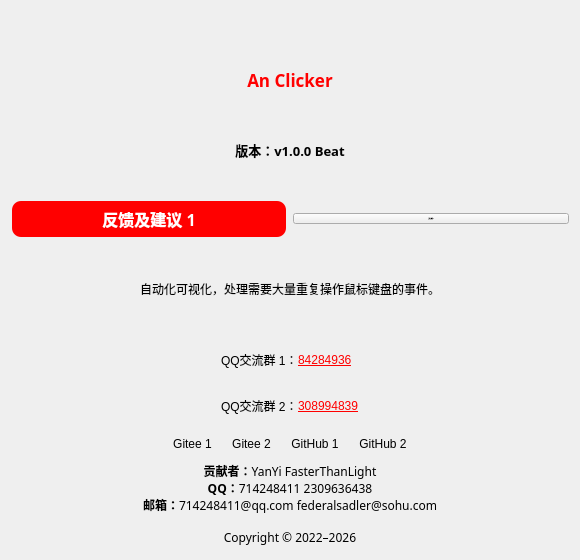
<?xml version="1.0" encoding="UTF-8"?>
<ui version="4.0">
 <class>About</class>
 <widget class="QDialog" name="About">
  <property name="geometry">
   <rect>
    <x>0</x>
    <y>0</y>
    <width>580</width>
    <height>560</height>
   </rect>
  </property>
  <property name="windowTitle">
   <string>关于</string>
  </property>
  <property name="windowIcon">
   <iconset resource="../../images.qrc">
    <normaloff>:/按钮图标/Window/res/图标.png</normaloff>:/按钮图标/Window/res/图标.png</iconset>
  </property>
  <layout class="QVBoxLayout" name="verticalLayout_2">
   <item>
    <layout class="QHBoxLayout" name="horizontalLayout_2">
     <item>
      <spacer name="horizontalSpacer">
       <property name="orientation">
        <enum>Qt::Orientation::Horizontal</enum>
       </property>
       <property name="sizeHint" stdset="0">
        <size>
         <width>40</width>
         <height>20</height>
        </size>
       </property>
      </spacer>
     </item>
     <item>
      <layout class="QVBoxLayout" name="verticalLayout">
       <item>
        <widget class="QLabel" name="label">
         <property name="maximumSize">
          <size>
           <width>90</width>
           <height>90</height>
          </size>
         </property>
         <property name="text">
          <string/>
         </property>
         <property name="pixmap">
          <pixmap resource="../../images.qrc">:/按钮图标/Window/res/图标.png</pixmap>
         </property>
         <property name="scaledContents">
          <bool>true</bool>
         </property>
         <property name="alignment">
          <set>Qt::AlignmentFlag::AlignCenter</set>
         </property>
        </widget>
       </item>
       <item>
        <widget class="QLabel" name="label_5">
         <property name="palette">
          <palette>
           <active>
            <colorrole role="WindowText">
             <brush brushstyle="SolidPattern">
              <color alpha="255">
               <red>255</red>
               <green>0</green>
               <blue>0</blue>
              </color>
             </brush>
            </colorrole>
            <colorrole role="Text">
             <brush brushstyle="SolidPattern">
              <color alpha="255">
               <red>255</red>
               <green>0</green>
               <blue>0</blue>
              </color>
             </brush>
            </colorrole>
            <colorrole role="PlaceholderText">
             <brush brushstyle="SolidPattern">
              <color alpha="128">
               <red>255</red>
               <green>0</green>
               <blue>0</blue>
              </color>
             </brush>
            </colorrole>
           </active>
           <inactive>
            <colorrole role="WindowText">
             <brush brushstyle="SolidPattern">
              <color alpha="255">
               <red>255</red>
               <green>0</green>
               <blue>0</blue>
              </color>
             </brush>
            </colorrole>
            <colorrole role="Text">
             <brush brushstyle="SolidPattern">
              <color alpha="255">
               <red>255</red>
               <green>0</green>
               <blue>0</blue>
              </color>
             </brush>
            </colorrole>
            <colorrole role="PlaceholderText">
             <brush brushstyle="SolidPattern">
              <color alpha="128">
               <red>255</red>
               <green>0</green>
               <blue>0</blue>
              </color>
             </brush>
            </colorrole>
           </inactive>
           <disabled>
            <colorrole role="WindowText">
             <brush brushstyle="SolidPattern">
              <color alpha="255">
               <red>120</red>
               <green>120</green>
               <blue>120</blue>
              </color>
             </brush>
            </colorrole>
            <colorrole role="Text">
             <brush brushstyle="SolidPattern">
              <color alpha="255">
               <red>120</red>
               <green>120</green>
               <blue>120</blue>
              </color>
             </brush>
            </colorrole>
            <colorrole role="PlaceholderText">
             <brush brushstyle="SolidPattern">
              <color alpha="128">
               <red>0</red>
               <green>0</green>
               <blue>0</blue>
              </color>
             </brush>
            </colorrole>
           </disabled>
          </palette>
         </property>
         <property name="font">
          <font>
           <family>微软雅黑</family>
           <pointsize>13</pointsize>
           <bold>true</bold>
          </font>
         </property>
         <property name="text">
          <string>An Clicker</string>
         </property>
         <property name="alignment">
          <set>Qt::AlignmentFlag::AlignCenter</set>
         </property>
        </widget>
       </item>
      </layout>
     </item>
     <item>
      <spacer name="horizontalSpacer_2">
       <property name="orientation">
        <enum>Qt::Orientation::Horizontal</enum>
       </property>
       <property name="sizeHint" stdset="0">
        <size>
         <width>40</width>
         <height>20</height>
        </size>
       </property>
      </spacer>
     </item>
    </layout>
   </item>
   <item>
    <layout class="QGridLayout" name="gridLayout">
     <item row="0" column="0">
      <spacer name="horizontalSpacer_7">
       <property name="orientation">
        <enum>Qt::Orientation::Horizontal</enum>
       </property>
       <property name="sizeHint" stdset="0">
        <size>
         <width>40</width>
         <height>20</height>
        </size>
       </property>
      </spacer>
     </item>
     <item row="0" column="2">
      <spacer name="horizontalSpacer_8">
       <property name="orientation">
        <enum>Qt::Orientation::Horizontal</enum>
       </property>
       <property name="sizeHint" stdset="0">
        <size>
         <width>40</width>
         <height>20</height>
        </size>
       </property>
      </spacer>
     </item>
     <item row="0" column="1">
      <widget class="QLabel" name="label_2">
       <property name="font">
        <font>
         <family>微软雅黑</family>
         <pointsize>10</pointsize>
         <bold>true</bold>
        </font>
       </property>
       <property name="text">
        <string>版本：v1.0.0 Beat</string>
       </property>
       <property name="alignment">
        <set>Qt::AlignmentFlag::AlignCenter</set>
       </property>
      </widget>
     </item>
    </layout>
   </item>
   <item>
     <layout class="QHBoxLayout" name="horizontalLayout_4" stretch="1,1">
     <item>
      <widget class="QPushButton" name="pushButton_2">
       <property name="font">
        <font>
         <family>Microsoft YaHei</family>
         <pointsize>-1</pointsize>
         <bold>true</bold>
        </font>
       </property>
       <property name="styleSheet">
        <string notr="true">QPushButton {
    background-color: red;
    color: white;
    border-radius: 10px; /* 设置圆角半径 */
    font-family: 'Microsoft YaHei'; /* 设置字体为微软雅黑 */
    font-size: 16px; /* 设置字体大小，可以根据需要调整 */
    padding: 5px 10px; /* 设置内边距，使按钮看起来更美观 */
border: 2px solid transparent; /* 设置边框为透明 */
}

QPushButton:hover {
    background-color: rgb(170, 0, 0); /* 设置鼠标悬停时的背景颜色 */
}

QPushButton:pressed {
    background-color: rgb(85, 85, 127); /* 设置按钮按下时的背景颜色 */
}
</string>
       </property>
       <property name="text">
        <string>反馈及建议 1</string>
       </property>
      </widget>
     </item>
     <item>
      <widget class="QPushButton" name="pushButton_feedback_2">
       <property name="font">
        <font>
         <family>Microsoft YaHei</family>
         <pointsize>-1</pointsize>
         <bold>true</bold>
        </font>
       </property>
       <property name="text">
        <string>反馈及建议 2</string>
       </property>
      </widget>
     </item>
    </layout>
   </item>
   <item>
    <widget class="QLabel" name="label_3">
     <property name="font">
      <font>
       <family>微软雅黑</family>
      </font>
     </property>
     <property name="text">
      <string>自动化可视化，处理需要大量重复操作鼠标键盘的事件。</string>
     </property>
     <property name="alignment">
      <set>Qt::AlignmentFlag::AlignCenter</set>
     </property>
     <property name="wordWrap">
      <bool>true</bool>
     </property>
    </widget>
   </item>
   <item>
    <layout class="QGridLayout" name="gridLayout_2">
     <property name="horizontalSpacing">
      <number>7</number>
     </property>
     <property name="verticalSpacing">
      <number>4</number>
     </property>
     <item row="1" column="0">
      <spacer name="horizontalSpacer_5">
       <property name="orientation">
        <enum>Qt::Orientation::Horizontal</enum>
       </property>
       <property name="sizeHint" stdset="0">
        <size>
         <width>40</width>
         <height>20</height>
        </size>
       </property>
      </spacer>
     </item>
     <item row="1" column="1">
      <layout class="QHBoxLayout" name="horizontalLayout">
       <item>
        <widget class="QLabel" name="label_6">
         <property name="text">
          <string>QQ交流群 1：</string>
         </property>
        </widget>
       </item>
       <item>
        <widget class="QLabel" name="label_7">
         <property name="styleSheet">
          <string notr="true">color: red; text-decoration: underline</string>
         </property>
         <property name="text">
          <string>84284936</string>
         </property>
         <property name="openExternalLinks">
          <bool>true</bool>
         </property>
        </widget>
       </item>
      </layout>
     </item>
     <item row="1" column="2">
      <spacer name="horizontalSpacer_6">
       <property name="orientation">
        <enum>Qt::Orientation::Horizontal</enum>
       </property>
       <property name="sizeHint" stdset="0">
        <size>
         <width>40</width>
         <height>20</height>
        </size>
       </property>
      </spacer>
     </item>
     <item row="2" column="1">
      <layout class="QHBoxLayout" name="horizontalLayout_qq2">
       <item>
        <widget class="QLabel" name="label_8">
         <property name="text">
          <string>QQ交流群 2：</string>
         </property>
        </widget>
       </item>
       <item>
        <widget class="QLabel" name="label_9">
         <property name="styleSheet">
          <string notr="true">color: red; text-decoration: underline</string>
         </property>
         <property name="text">
          <string>308994839</string>
         </property>
         <property name="openExternalLinks">
          <bool>true</bool>
         </property>
        </widget>
       </item>
      </layout>
     </item>
    </layout>
   </item>
   <item>
    <layout class="QHBoxLayout" name="horizontalLayout_3">
     <item>
      <spacer name="horizontalSpacer_3">
       <property name="orientation">
        <enum>Qt::Orientation::Horizontal</enum>
       </property>
       <property name="sizeHint" stdset="0">
        <size>
         <width>40</width>
         <height>20</height>
        </size>
       </property>
      </spacer>
     </item>
     <item>
      <widget class="QToolButton" name="gitee">
       <property name="text">
        <string>Gitee 1</string>
       </property>
       <property name="icon">
        <iconset resource="../../images.qrc">
         <normaloff>:/按钮图标/Window/res/gitee.png</normaloff>:/按钮图标/Window/res/gitee.png</iconset>
       </property>
       <property name="iconSize">
        <size>
         <width>50</width>
         <height>50</height>
        </size>
       </property>
       <property name="autoRaise">
        <bool>true</bool>
       </property>
       <property name="toolButtonStyle">
        <enum>Qt::ToolButtonStyle::ToolButtonTextUnderIcon</enum>
       </property>
     </widget>
    </item>
    <item>
     <widget class="QToolButton" name="gitee_3">
      <property name="text">
       <string>Gitee 2</string>
      </property>
      <property name="icon">
       <iconset resource="../../images.qrc">
        <normaloff>:/按钮图标/Window/res/gitee.png</normaloff>:/按钮图标/Window/res/gitee.png</iconset>
      </property>
      <property name="iconSize">
       <size>
        <width>50</width>
        <height>50</height>
       </size>
      </property>
      <property name="autoRaise">
       <bool>true</bool>
      </property>
      <property name="toolButtonStyle">
       <enum>Qt::ToolButtonStyle::ToolButtonTextUnderIcon</enum>
      </property>
     </widget>
    </item>
    <item>
     <widget class="QToolButton" name="gitee_2">
       <property name="text">
        <string>GitHub 1</string>
       </property>
       <property name="icon">
        <iconset resource="../../images.qrc">
         <normaloff>:/按钮图标/Window/res/github.png</normaloff>:/按钮图标/Window/res/github.png</iconset>
       </property>
       <property name="iconSize">
        <size>
         <width>50</width>
         <height>50</height>
        </size>
       </property>
       <property name="autoRaise">
        <bool>true</bool>
       </property>
       <property name="toolButtonStyle">
        <enum>Qt::ToolButtonStyle::ToolButtonTextUnderIcon</enum>
       </property>
     </widget>
    </item>
    <item>
     <widget class="QToolButton" name="gitee_4">
      <property name="text">
       <string>GitHub 2</string>
      </property>
      <property name="icon">
       <iconset resource="../../images.qrc">
        <normaloff>:/按钮图标/Window/res/github.png</normaloff>:/按钮图标/Window/res/github.png</iconset>
      </property>
      <property name="iconSize">
       <size>
        <width>50</width>
        <height>50</height>
       </size>
      </property>
      <property name="autoRaise">
       <bool>true</bool>
      </property>
      <property name="toolButtonStyle">
       <enum>Qt::ToolButtonStyle::ToolButtonTextUnderIcon</enum>
      </property>
     </widget>
    </item>
     <item>
      <spacer name="horizontalSpacer_4">
       <property name="orientation">
        <enum>Qt::Orientation::Horizontal</enum>
       </property>
       <property name="sizeHint" stdset="0">
        <size>
         <width>40</width>
         <height>20</height>
        </size>
       </property>
      </spacer>
     </item>
    </layout>
   </item>
   <item>
    <widget class="QLabel" name="label_4">
     <property name="font">
      <font>
       <family>微软雅黑</family>
       <pointsize>9</pointsize>
      </font>
     </property>
     <property name="text">
      <string>&lt;b&gt;贡献者：&lt;/b&gt;YanYi　　FasterThanLight&lt;br&gt;&lt;b&gt;QQ：&lt;/b&gt;714248411　　2309636438&lt;br&gt;&lt;b&gt;邮箱：&lt;/b&gt;714248411@qq.com　　federalsadler@sohu.com&lt;br&gt;&lt;br&gt;Copyright © 2022–2026</string>
     </property>
     <property name="alignment">
      <set>Qt::AlignmentFlag::AlignCenter</set>
     </property>
     <property name="wordWrap">
      <bool>true</bool>
     </property>
     <property name="openExternalLinks">
      <bool>true</bool>
     </property>
    </widget>
   </item>
  </layout>
 </widget>
 <resources>
  <include location="../../images.qrc"/>
 </resources>
 <connections/>
</ui>
